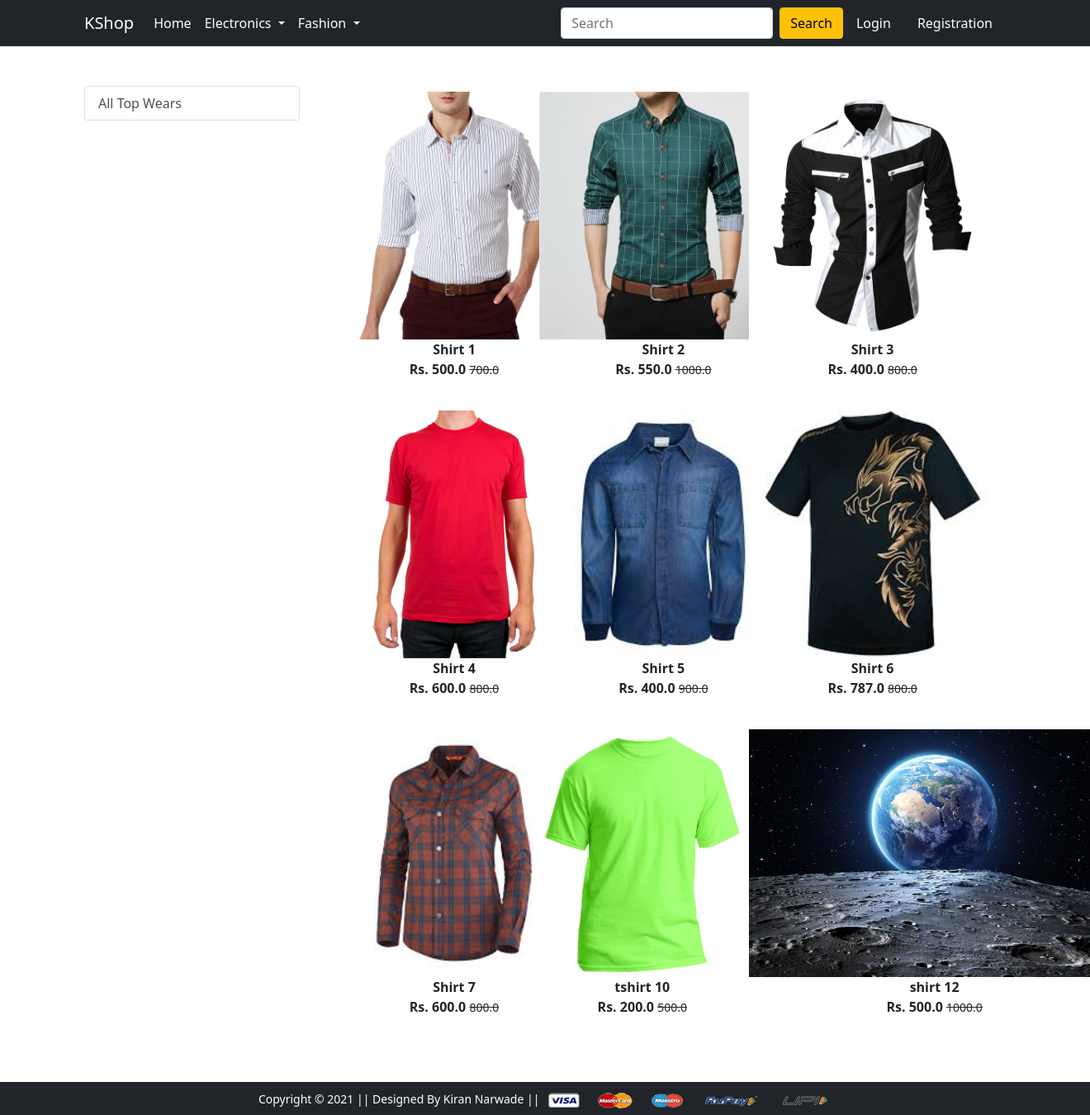
Screenshot of /topwear/ with the database file from the repository.
### app/models.py (models this page shows, shortened)
class Product(models.Model):
    title = models.CharField(max_length=100)
    selling_price = models.FloatField()
    discounted_price = models.FloatField()
    description = models.TextField()
    brand = models.CharField(max_length=100)
    category = models.CharField(choices=CATEGORY_CHOICES,max_length=2)
    product_image = models.ImageField(upload_to='productimg')

### app/views.py (the view)
# urls.py: path('topwear/', views.topwear_filter, name='topwear'),
def topwear_filter(request, data=None):
    if data == None:
        topwears = Product.objects.filter(category='TW')
    return render(request, 'topwear.html', {'topwears':topwears})

### templates/topwear.html (shortened to what this page needs)
{% extends 'base.html' %}
{% block main-content %}
<div class="container my-5">
 <div class="row">
  <div class="col-sm-3">
   <div class="list-group">
       <a href="/topwear" class="list-group-item list-group-item-action" area-current="true">All Top Wears</a>
       </div>
  </div>
  <div class="col-sm-8">
      <div class="row">
          {% for product in topwears %}
              <div class="col-sm-4 text-center mb-4">
                  <a href="/product-detail/{{product.id}}" class="btn">
                      <div class="item"><img src="{{product.product_image.url}}" alt="" height="300" class="">
                        <div class="fw-bold">{{product.title}}</div>
                        <div class="fw-bold">Rs. {{product.discounted_price}}
                            <small class="fw-light text-decoration-line-through">{{product.selling_price}}</small>
                        </div>
                    </div>
                  </a>
              </div>
          {% endfor %}
      </div>
  </div>
 </div>
</div>
{% endblock main-content %}

### rows the page displays
Product: product_image (picture), title "Shirt 1", discounted_price "500.0", selling_price "700.0"
Product: product_image (picture), title "Shirt 2", discounted_price "550.0", selling_price "1000.0"
Product: product_image (picture), title "Shirt 3", discounted_price "400.0", selling_price "800.0"
Product: product_image (picture), title "Shirt 4", discounted_price "600.0", selling_price "800.0"
Product: product_image (picture), title "Shirt 5", discounted_price "400.0", selling_price "900.0"
Product: product_image (picture), title "Shirt 6", discounted_price "787.0", selling_price "800.0"
Product: product_image (picture), title "Shirt 7", discounted_price "600.0", selling_price "800.0"
Product: product_image (picture), title "tshirt 10", discounted_price "200.0", selling_price "500.0"
Product: product_image (picture), title "shirt 12", discounted_price "500.0", selling_price "1000.0"
